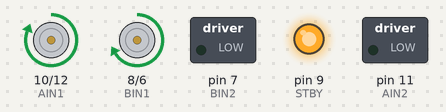
A sketch run on a simulated Arduino Uno, built with avr-gcc and run on an emulated ATmega328P. Parts: direction and speed pins drawn as motors (green arrow = direction pin HIGH = forward, orange = LOW = backward, longer = more drive, stopped while the standby pin is LOW), switched loads named in the sketch (green lamp = pin HIGH), output pins drawn as LEDs (lit = HIGH). What the sketch prints to the serial monitor is not drawn.

Above: at 0.1 s.
At 2.1 s:
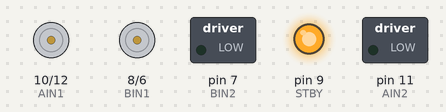
Timing chart, 0 to 3.6 s (numbered marks = the images above):
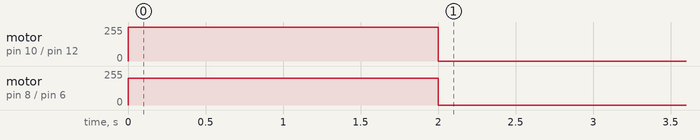

The sketch:

test_motor_driver.ino
```cpp
// Motor A
#define PWMA 12
#define AIN2 11
#define AIN1 10
// Standby
#define STBY 9
// Motor B
#define BIN1 8
#define BIN2 7
#define PWMB 6


void setup() {
  Serial.begin(9600);
  pinMode(AIN1, OUTPUT);
  pinMode(AIN2, OUTPUT);
  pinMode(PWMA, OUTPUT);
  pinMode(BIN1, OUTPUT);
  pinMode(BIN2, OUTPUT);
  pinMode(PWMB, OUTPUT);
  pinMode(STBY, OUTPUT);

  digitalWrite(STBY, HIGH); // Activate driver
  Serial.println("Motors should work now");
    // Motor A forward
  digitalWrite(AIN1, HIGH);
  digitalWrite(AIN2, LOW);
  analogWrite(PWMA, 200);

  // Motor B backward
  digitalWrite(BIN1, HIGH);
  digitalWrite(BIN2, LOW);
  analogWrite(PWMB, 200);
  delay(2000);
  analogWrite(PWMA, 0);
  analogWrite(PWMB, 0);
}

void loop() {
  // Motor A forward
//  digitalWrite(AIN1, HIGH);
//  digitalWrite(AIN2, LOW);
//  analogWrite(PWMA, 200);
//
//  // Motor B backward
//  digitalWrite(BIN1, HIGH);
//  digitalWrite(BIN2, LOW);
//  analogWrite(PWMB, 200);

  delay(2000);

  // Stop motors
  analogWrite(PWMA, 0);
  analogWrite(PWMB, 0);

  delay(2000);
}
```
